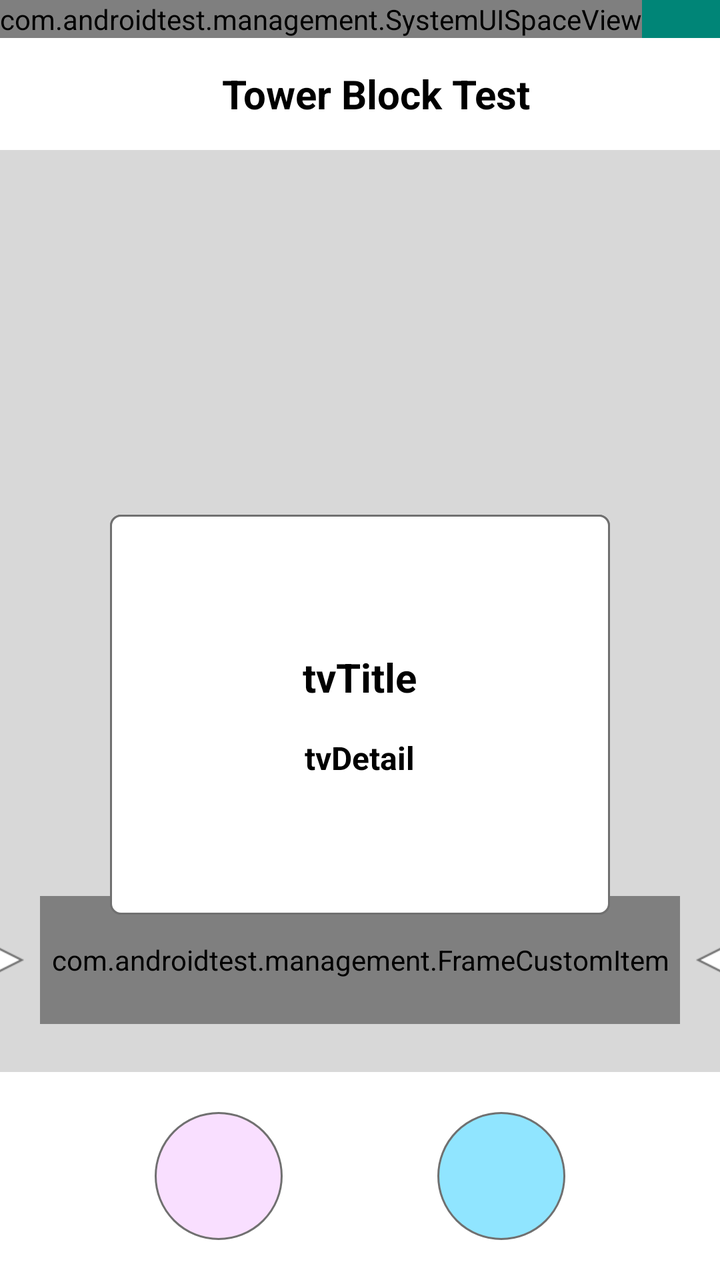
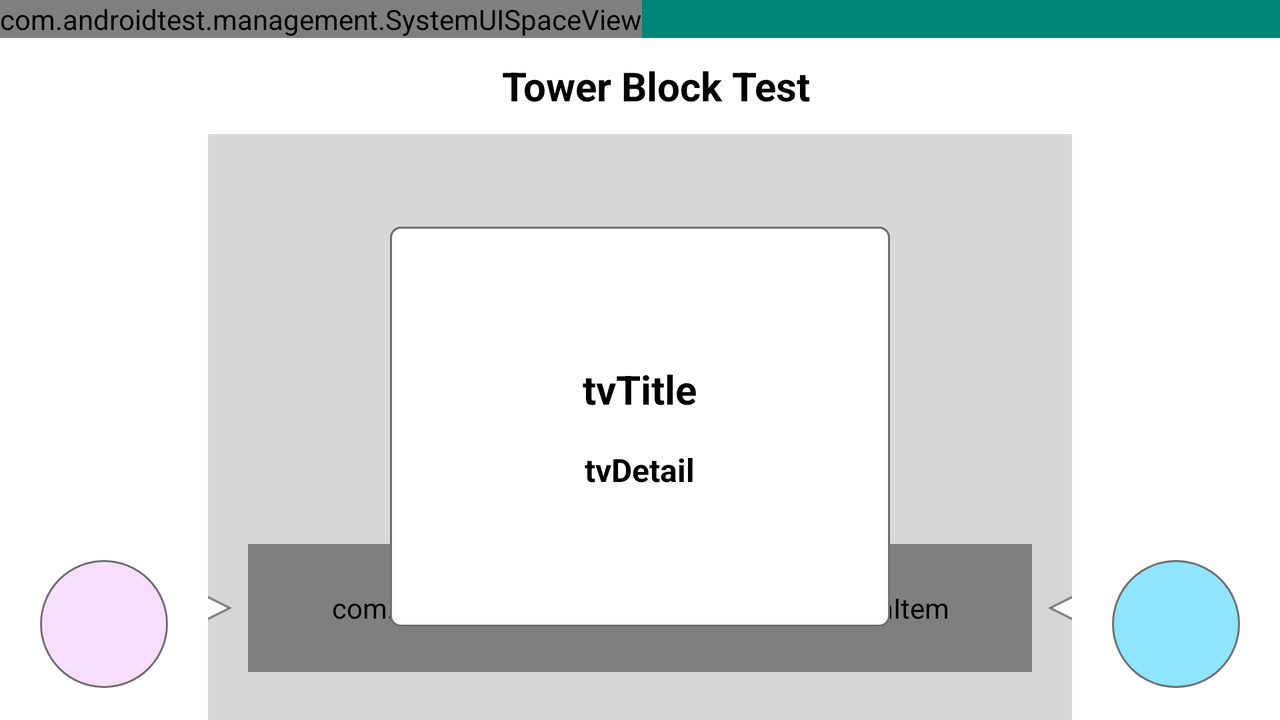

First picture: res/layout/ on a phone held upright. Second picture: the repository's own variant of that layout, on a device whose configuration matches the variant's folder. Source for both follows.
<!-- AndroidManifest.xml: application theme AppTheme -->
<!-- res/layout/activity_main.xml -->
<?xml version="1.0" encoding="utf-8"?>
<FrameLayout
    xmlns:android="http://schemas.android.com/apk/res/android"
    xmlns:tools="http://schemas.android.com/tools"
    xmlns:app="http://schemas.android.com/apk/res-auto"
    android:layout_width="match_parent"
    android:layout_height="match_parent"
    tools:context=".view.MainActivity">

    <LinearLayout
        android:layout_width="match_parent"
        android:layout_height="match_parent"
        android:orientation="vertical">

        <com.google.android.material.appbar.AppBarLayout
            android:layout_width="match_parent"
            android:layout_height="wrap_content"
            android:theme="@style/ThemeOverlay.AppCompat.ActionBar"
            app:elevation="0dp">

            <com.androidtest.management.SystemUISpaceView
                android:layout_width="wrap_content"
                android:layout_height="wrap_content"
                android:background="@android:color/transparent"
                app:systemUI="top"
                app:isConsumeInsets="true"/>

            <androidx.appcompat.widget.Toolbar
                android:id="@+id/toolbarMain"
                android:layout_width="match_parent"
                android:layout_height="?android:attr/actionBarSize"
                android:background="@color/white">

                <TextView
                    android:layout_width="match_parent"
                    android:layout_height="wrap_content"
                    android:layout_gravity="center_vertical"
                    android:textColor="@color/black"
                    style="@style/appTextHead"
                    android:gravity="center"
                    android:text="@string/app_name"/>

            </androidx.appcompat.widget.Toolbar>

        </com.google.android.material.appbar.AppBarLayout>

        <FrameLayout
            android:layout_width="match_parent"
            android:layout_height="match_parent"
            android:background="@color/bgGray">

            <LinearLayout
                android:layout_width="match_parent"
                android:layout_height="match_parent"
                android:orientation="vertical">

                <FrameLayout
                    android:layout_width="match_parent"
                    android:layout_height="0dp"
                    android:layout_weight="1">

                    <androidx.recyclerview.widget.RecyclerView
                        android:id="@+id/rvListColor"
                        android:layout_width="match_parent"
                        android:layout_height="match_parent" />

                    <LinearLayout
                        android:id="@+id/frameCursor"
                        android:layout_width="match_parent"
                        android:layout_height="wrap_content"
                        android:orientation="horizontal"
                        android:layout_marginBottom="@dimen/empty_height"
                        android:gravity="center"
                        android:layout_gravity="bottom|center">

                        <ImageView
                            android:id="@+id/ivCursorLeft"
                            android:layout_width="24dp"
                            android:layout_height="24dp"
                            android:layout_gravity="end|center"
                            android:src="@drawable/cursor_left"/>

                        <com.androidtest.management.FrameCustomItem
                            android:id="@+id/dummyItem"
                            android:layout_width="match_parent"
                            android:layout_height="@dimen/height_block"
                            android:layout_marginEnd="8dp"
                            android:layout_marginStart="8dp"/>

                        <FrameLayout
                            android:id="@+id/dummyItemPurple"
                            android:layout_width="170dp"
                            android:layout_height="170dp"
                            android:layout_marginStart="4dp"
                            android:layout_marginEnd="4dp"
                            android:visibility="gone"/>

                        <ImageView
                            android:id="@+id/ivCursorRight"
                            android:layout_width="24dp"
                            android:layout_height="24dp"
                            android:layout_gravity="end|center"
                            android:src="@drawable/cursor_right"/>

                    </LinearLayout>

                </FrameLayout>

                <LinearLayout
                    android:layout_width="match_parent"
                    android:layout_height="104dp"
                    android:background="@color/white"
                    android:paddingTop="20dp"
                    android:paddingBottom="20dp"
                    android:orientation="horizontal">

                    <View
                        android:layout_width="0dp"
                        android:layout_height="match_parent"
                        android:layout_weight="1"/>

                    <FrameLayout
                        android:id="@+id/btnPink"
                        android:layout_width="@dimen/circle_button"
                        android:layout_height="@dimen/circle_button"
                        android:background="@drawable/circle_pink"/>

                    <View
                        android:layout_width="0dp"
                        android:layout_height="match_parent"
                        android:layout_weight="1"/>

                    <FrameLayout
                        android:id="@+id/btnBlue"
                        android:layout_width="@dimen/circle_button"
                        android:layout_height="@dimen/circle_button"
                        android:background="@drawable/circle_blue"/>

                    <View
                        android:layout_width="0dp"
                        android:layout_height="match_parent"
                        android:layout_weight="1"/>

                </LinearLayout>

            </LinearLayout>

            <include layout="@layout/dialog_count_down"/>

            <include layout="@layout/dialog_total_time"/>

        </FrameLayout>

    </LinearLayout>

</FrameLayout>
<!-- res/layout/dialog_count_down.xml (included above) -->
<?xml version="1.0" encoding="utf-8"?>
<FrameLayout
    xmlns:android="http://schemas.android.com/apk/res/android"
    xmlns:tools="http://schemas.android.com/tools"
    android:id="@+id/dialogCountDown"
    android:layout_width="250dp"
    android:layout_height="200dp"
    android:layout_gravity="center"
    android:visibility="gone"
    tools:visibility="visible">

    <LinearLayout
        android:layout_width="match_parent"
        android:layout_height="match_parent"
        android:orientation="vertical"
        android:background="@drawable/bg_dialog_white"
        android:gravity="center">

        <TextView
            android:id="@+id/tvTitle"
            android:layout_width="wrap_content"
            android:layout_height="wrap_content"
            android:text="@string/label_title_countdown"
            android:layout_gravity="center"
            tools:text="tvTitle"
            style="@style/appTextHead"/>

        <TextView
            android:id="@+id/tvDetail"
            android:layout_width="wrap_content"
            android:layout_height="wrap_content"
            android:layout_gravity="center"
            android:layout_marginTop="@dimen/app_margin_def"
            tools:text="tvDetail"
            style="@style/appTextNormal"/>

    </LinearLayout>

</FrameLayout>
<!-- res/layout/dialog_total_time.xml (included above) -->
<?xml version="1.0" encoding="utf-8"?>
<FrameLayout
    xmlns:android="http://schemas.android.com/apk/res/android"
    xmlns:tools="http://schemas.android.com/tools"
    android:id="@+id/dialogTotalTime"
    android:layout_width="250dp"
    android:layout_height="200dp"
    android:layout_gravity="center"
    android:visibility="gone"
    tools:visibility="visible">

    <LinearLayout
        android:layout_width="match_parent"
        android:layout_height="match_parent"
        android:orientation="vertical"
        android:background="@drawable/bg_dialog_white"
        android:gravity="center">

        <TextView
            android:layout_width="wrap_content"
            android:layout_height="wrap_content"
            android:text="@string/label_title_all_time"
            android:layout_gravity="center"
            tools:text="tvTitle"
            style="@style/appTextHead"/>

        <TextView
            android:id="@+id/tvTotalTime"
            android:layout_width="wrap_content"
            android:layout_height="wrap_content"
            android:layout_gravity="center"
            android:layout_marginTop="@dimen/app_margin_def"
            tools:text="tvDetail"
            style="@style/appTextNormal"/>

    </LinearLayout>

</FrameLayout>
<!-- resources referenced by this layout -->
<resources>
  <color name="bgGray">#D8D8D8</color>
  <color name="black">#000000</color>
  <color name="white">#FFFFFF</color>
  <dimen name="app_margin_def">16dp</dimen>
  <dimen name="circle_button">64dp</dimen>
  <dimen name="empty_height">24dp</dimen>
  <dimen name="height_block">64dp</dimen>
  <!-- drawable bg_dialog_white (drawable) -->
  <?xml version="1.0" encoding="utf-8"?>
  <shape xmlns:android="http://schemas.android.com/apk/res/android"
      android:shape="rectangle">
  
      <solid android:color="@color/white" />
  
      <corners android:radius="@dimen/rect_radius"/>
      <stroke
          android:width="@dimen/width_border"
          android:color="@color/colorBorderGray" />
  
  </shape>
  <!-- drawable circle_blue (drawable) -->
  <?xml version="1.0" encoding="utf-8"?>
  <shape xmlns:android="http://schemas.android.com/apk/res/android"
      android:shape="oval">
  
      <solid android:color="@color/colorBlue" />
  
      <stroke
          android:width="1dp"
          android:color="@color/colorBorderGray" />
  
  </shape>
  <!-- drawable circle_pink (drawable) -->
  <?xml version="1.0" encoding="utf-8"?>
  <shape xmlns:android="http://schemas.android.com/apk/res/android"
      android:shape="oval">
  
      <solid android:color="@color/colorPink" />
  
      <stroke
          android:width="1dp"
          android:color="@color/colorBorderGray" />
  
  </shape>
  <!-- drawable cursor_left: png bitmap (drawable-xhdpi, 368 bytes) -->
  <!-- drawable cursor_right: png bitmap (drawable-xhdpi, 360 bytes) -->
  <string name="app_name">Tower Block Test</string>
  <string name="label_title_all_time">Total Time</string>
  <string name="label_title_countdown">Count down</string>
  <style name="appTextHead" parent="appTextDefault">
          <item name="android:textSize">@dimen/app_font_title</item>
          <item name="android:textStyle">bold</item>
      </style>
  <style name="appTextNormal" parent="appTextDefault">
          <item name="android:textSize">@dimen/app_font_def</item>
          <item name="android:textStyle">bold</item>
      </style>
  <style name="AppTheme" parent="Theme.AppCompat.Light.NoActionBar">
          
          <item name="colorPrimary">@color/colorPrimary</item>
          <item name="colorPrimaryDark">@color/colorPrimaryDark</item>
          <item name="colorAccent">@color/colorAccent</item>
      </style>
  <dimen name="rect_radius">5dp</dimen>
  <dimen name="width_border">1dp</dimen>
  <color name="colorBorderGray">#707070</color>
  <color name="colorBlue">#90E5FF</color>
  <color name="colorPink">#F9DFFF</color>
  <style name="appTextDefault">
          <item name="android:textColor">@color/black</item>
          <item name="android:freezesText">true</item>
          <item name="android:layout_width">wrap_content</item>
          <item name="android:layout_height">wrap_content</item>
      </style>
  <dimen name="app_font_title">20sp</dimen>
  <dimen name="app_font_def">16sp</dimen>
  <color name="colorPrimary">#008577</color>
  <color name="colorPrimaryDark">#00574B</color>
  <color name="colorAccent">#D81B60</color>
</resources>
<!-- res/layout-land/activity_main.xml (the repository's variant of the layout above) -->
<!-- drawn on the phone turned sideways -->
<?xml version="1.0" encoding="utf-8"?>
<FrameLayout
    xmlns:android="http://schemas.android.com/apk/res/android"
    xmlns:tools="http://schemas.android.com/tools"
    xmlns:app="http://schemas.android.com/apk/res-auto"
    android:layout_width="match_parent"
    android:layout_height="match_parent"
    tools:context=".view.MainActivity">

    <LinearLayout
        android:layout_width="match_parent"
        android:layout_height="match_parent"
        android:orientation="vertical">

        <com.google.android.material.appbar.AppBarLayout
            android:layout_width="match_parent"
            android:layout_height="wrap_content"
            android:theme="@style/ThemeOverlay.AppCompat.ActionBar"
            app:elevation="0dp">

            <com.androidtest.management.SystemUISpaceView
                android:layout_width="wrap_content"
                android:layout_height="wrap_content"
                android:background="@android:color/transparent"
                app:systemUI="top"
                app:isConsumeInsets="true"/>

            <androidx.appcompat.widget.Toolbar
                android:id="@+id/toolbarMain"
                android:layout_width="match_parent"
                android:layout_height="?android:attr/actionBarSize"
                android:background="@color/white">

                <TextView
                    android:layout_width="match_parent"
                    android:layout_height="wrap_content"
                    android:layout_gravity="center_vertical"
                    android:textColor="@color/black"
                    style="@style/appTextHead"
                    android:gravity="center"
                    android:text="@string/app_name"/>

            </androidx.appcompat.widget.Toolbar>

        </com.google.android.material.appbar.AppBarLayout>


        <FrameLayout
            android:layout_width="match_parent"
            android:layout_height="match_parent"
            android:background="@color/bgGray">

            <LinearLayout
                android:layout_width="match_parent"
                android:layout_height="match_parent"
                android:orientation="horizontal">

                <LinearLayout
                    android:layout_width="104dp"
                    android:layout_height="match_parent"
                    android:background="@color/white"
                    android:paddingStart="20dp"
                    android:paddingEnd="20dp"
                    android:paddingBottom="16dp"
                    android:orientation="horizontal">

                    <FrameLayout
                        android:id="@+id/btnPink"
                        android:layout_width="@dimen/circle_button"
                        android:layout_height="@dimen/circle_button"
                        android:layout_gravity="bottom"
                        android:background="@drawable/circle_pink"/>

                </LinearLayout>

                <FrameLayout
                    android:layout_width="0dp"
                    android:layout_height="match_parent"
                    android:layout_weight="1">

                    <androidx.recyclerview.widget.RecyclerView
                        android:id="@+id/rvListColor"
                        android:layout_width="match_parent"
                        android:layout_height="match_parent" />

                    <LinearLayout
                        android:id="@+id/frameCursor"
                        android:layout_width="match_parent"
                        android:layout_height="wrap_content"
                        android:orientation="horizontal"
                        android:layout_marginBottom="@dimen/empty_height"
                        android:gravity="center"
                        android:layout_gravity="bottom|center">

                        <ImageView
                            android:id="@+id/ivCursorLeft"
                            android:layout_width="24dp"
                            android:layout_height="24dp"
                            android:layout_gravity="end|center"
                            android:src="@drawable/cursor_left"/>

                        <com.androidtest.management.FrameCustomItem
                            android:id="@+id/dummyItem"
                            android:layout_width="match_parent"
                            android:layout_height="@dimen/height_block"
                            android:layout_marginEnd="8dp"
                            android:layout_marginStart="8dp" />

                        <FrameLayout
                            android:id="@+id/dummyItemPurple"
                            android:layout_width="170dp"
                            android:layout_height="170dp"
                            android:layout_marginStart="4dp"
                            android:layout_marginEnd="4dp"
                            android:visibility="gone"/>

                        <ImageView
                            android:id="@+id/ivCursorRight"
                            android:layout_width="24dp"
                            android:layout_height="24dp"
                            android:layout_gravity="end|center"
                            android:src="@drawable/cursor_right"/>

                    </LinearLayout>

                </FrameLayout>

                <FrameLayout
                    android:layout_width="104dp"
                    android:layout_height="match_parent"
                    android:background="@color/white"
                    android:paddingStart="20dp"
                    android:paddingEnd="20dp"
                    android:paddingBottom="16dp"
                    android:orientation="horizontal">

                    <FrameLayout
                        android:id="@+id/btnBlue"
                        android:layout_width="@dimen/circle_button"
                        android:layout_height="@dimen/circle_button"
                        android:layout_gravity="bottom"
                        android:background="@drawable/circle_blue"/>

                </FrameLayout>

            </LinearLayout>

            <include layout="@layout/dialog_count_down"/>

            <include layout="@layout/dialog_total_time"/>

        </FrameLayout>

    </LinearLayout>

</FrameLayout>
